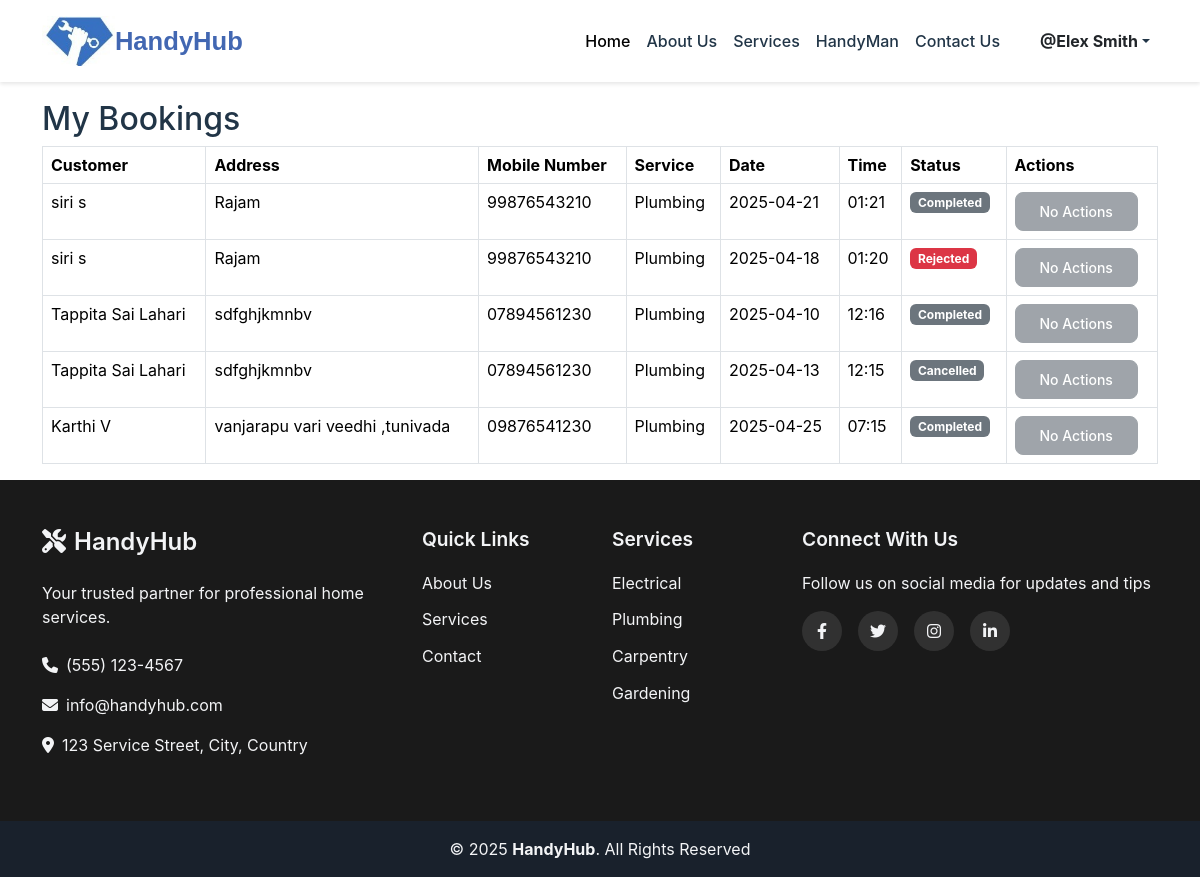
/provider-bookings (signed in), run on the app's committed database.
### HandyHub/Handy/models.py (models this page shows, shortened)
class Provider(db.Model, UserMixin):
    id = db.Column(db.Integer, primary_key=True)
    first_name = db.Column(db.String(100), nullable=False)
    last_name = db.Column(db.String(100), nullable=False)
    business_name = db.Column(db.String(100), nullable=False)
    email = db.Column(db.String(120), unique=True, nullable=False, index=True)
    phone = db.Column(db.String(15), unique=True, nullable=False, index=True)
    password_hash = db.Column(db.String(256), nullable=False)
    service_id = db.Column(db.Integer, db.ForeignKey('service.id'), nullable=False)
    service = db.relationship('Service', backref=db.backref('providers', lazy=True))
    service_price = db.Column(db.Float, nullable=False, default=0.0)
    experience = db.Column(db.Integer, nullable=True)
    image = db.Column(db.String(255), nullable=True, default='default.png')
    location = db.Column(db.String(255), nullable=True)
    rating = db.Column(db.Float, default=0.0)
    role = db.Column(db.String(20), nullable=False)
    created_at = db.Column(db.DateTime, default=datetime.utcnow)

class Booking(db.Model):
    id = db.Column(db.Integer, primary_key=True)
    customer_id = db.Column(db.Integer, db.ForeignKey('user.id'), nullable=False)
    provider_id = db.Column(db.Integer, db.ForeignKey('provider.id'), nullable=False)
    service_id = db.Column(db.Integer, db.ForeignKey('service.id'), nullable=False)
    booking_date = db.Column(db.Date, nullable=False)
    booking_time = db.Column(db.Time, nullable=False)
    status = db.Column(db.String(20), default="Pending")
    feedback = db.Column(db.Text, nullable=True)
    created_at = db.Column(db.DateTime, default=datetime.utcnow)
    customer = db.relationship('User', backref=db.backref('bookings', lazy=True))
    provider = db.relationship('Provider', backref=db.backref('bookings', lazy=True))
    service = db.relationship('Service', backref=db.backref('bookings', lazy=True))

class User(db.Model, UserMixin):
    id = db.Column(db.Integer, primary_key=True)
    first_name = db.Column(db.String(100), nullable=False)
    last_name = db.Column(db.String(100), nullable=False)
    email = db.Column(db.String(120), unique=True, nullable=False, index=True)
    phone = db.Column(db.String(15), unique=True, nullable=False, index=True)
    address = db.Column(db.String(500), nullable=False)
    role = db.Column(db.String(20), nullable=False)
    image = db.Column(db.String(255), nullable=True, default='default.png')
    password_hash = db.Column(db.String(256), nullable=False)
    created_at = db.Column(db.DateTime, default=datetime.utcnow)

class Service(db.Model):
    id = db.Column(db.Integer, primary_key=True)
    name = db.Column(db.String(100), unique=True, nullable=False)
    description = db.Column(db.Text, nullable=True)

### HandyHub/Handy/views.py (the view)
@views.route('/provider-bookings')
@login_required
def provider_bookings():
    bookings = Booking.query.filter_by(provider_id=current_user.id).order_by(Booking.created_at.desc()).all()
    return render_template('provider_bookings.html', bookings=bookings)

### HandyHub/Handy/templates/provider_bookings.html
{% extends "base.html" %}
{% block content %}
<div class="container mt-4">
    <h2>My Bookings</h2>
    {% if bookings %}
    <table class="table table-bordered">
        <thead>
            <tr>
                <th>Customer</th>
                <th>Address</th>
                <th>Mobile Number</th>
                <th>Service</th>
                <th>Date</th>
                <th>Time</th>
                <th>Status</th>
                <th>Actions</th>
            </tr>
        </thead>
        <tbody>
            {% for booking in bookings %}
            <tr>
                <td>{{ booking.customer.first_name }} {{ booking.customer.last_name }}</td>
                <td>{{booking.customer.address}}</td>
                <td>{{booking.customer.phone}}</td>
                <td>{{ booking.service.name }}</td>
                <td>{{ booking.booking_date.strftime('%Y-%m-%d') }}</td>
                <td>{{ booking.booking_time.strftime('%H:%M') }}</td>
                <td>
                    {% if booking.status == "Pending" %}
                        <span class="badge bg-warning">{{ booking.status }}</span>
                    {% elif booking.status == "Confirmed" %}
                        <span class="badge bg-success">{{ booking.status }}</span>
                    {% elif booking.status == "Rejected" %}
                        <span class="badge bg-danger">{{ booking.status }}</span>
                    {% else %}
                        <span class="badge bg-secondary">{{ booking.status }}</span>
                    {% endif %}
                </td>
                <td>
                    {% if booking.status == "Pending" %}
                        <form action="{{ url_for('views.confirm_booking', booking_id=booking.id) }}" method="POST" style="display:inline;">
                            <button type="submit" class="btn btn-success btn-sm">Confirm</button>
                        </form>
                        <form action="{{ url_for('views.reject_booking', booking_id=booking.id) }}" method="POST" style="display:inline;">
                            <button type="submit" class="btn btn-danger btn-sm">Reject</button>
                        </form>
                    {% elif booking.status == "Confirmed" %}
                        <form action="{{ url_for('views.complete_booking', booking_id=booking.id) }}" method="POST" style="display:inline;">
                            <button type="submit" class="btn btn-primary btn-sm">Mark as Completed</button>
                        </form>
                    {% elif booking.status == "Completed" %}
                            <button class="btn btn-secondary btn-sm" disabled>No Actions</button>
                    {% else %}
                        <button class="btn btn-secondary btn-sm" disabled>No Actions</button>
                    {% endif %}
                </td>
            </tr>
            {% endfor %}
        </tbody>
    </table>
    {% else %}
    <p>No bookings available.</p>
    {% endif %}
</div>
{% endblock %}

### HandyHub/Handy/templates/base.html (shortened to what this page needs)
<html lang="en">
  <head>
    <link href="https://cdn.jsdelivr.net/npm/bootstrap@5.3.2/dist/css/bootstrap.min.css" rel="stylesheet">
    <link rel="stylesheet" href="{{url_for('static' ,filename='styles.css')}}"/>
    <link rel="stylesheet" href="https://cdnjs.cloudflare.com/ajax/libs/font-awesome/6.1.1/css/all.min.css">
  </head>
  <body>
    <nav class="navbar navbar-expand-lg fixed-top">
      <div class="container">
          <img src="{{ url_for('static', filename='logo.png') }}" alt="HandyHub Logo" class="navbar-logo">
          <a class="navbar-brand" href="/">HandyHub</a>
          <div class="collapse navbar-collapse" id="navbarNav">
            <ul class="navbar-nav ms-auto">
                <li class="nav-item">
                    <a class="nav-link active" href="/">Home</a>
                </li>
                <li class="nav-item">
                    <a class="nav-link" href="{{ url_for('views.about') }}">About Us</a>
                </li>
                <li class="nav-item">
                    <a class="nav-link" href="{{ url_for('views.services') }}">Services</a>
                </li>
                <li class="nav-item">
                    <a class="nav-link" href="{{ url_for('views.handyman') }}">HandyMan</a>
                </li>
                <li class="nav-item">
                    <a class="nav-link" href="{{ url_for('views.contact') }}">Contact Us</a>
                </li>
                {% if current_user.is_authenticated %}
                <li class="nav-item dropdown ms-lg-3">
                    <a class="nav-link dropdown-toggle d-flex align-items-center" href="#" id="profileDropdown" role="button" data-bs-toggle="dropdown" aria-expanded="false">
                        <span class="ms-2 fw-bold fs-6 text-dark">@{{ current_user.first_name }} {{ current_user.last_name }}</span>
                    </a>
                </li>
                {% endif %}
            </ul>
        </div>
      </div>
  </nav>
    {% block content %}{% endblock %}
    <footer class="footer">
      <div class="footer-top py-5">
        <div class="container">
          <div class="row g-4">
            <div class="col-lg-4 col-md-6">
              <div class="footer-info">
                <h3><i class="fas fa-tools me-2"></i>HandyHub</h3>
                <p class="mb-4">Your trusted partner for professional home services.</p>
                <p><i class="fas fa-phone me-2"></i>(555) 123-4567</p>
                <p><i class="fas fa-envelope me-2"></i>info@handyhub.com</p>
                <p><i class="fas fa-map-marker-alt me-2"></i>123 Service Street, City, Country</p>
              </div>
            </div>
            <div class="col-lg-4 col-md-6">
              <div class="row">
                <div class="col-6">
                  <h4>Quick Links</h4>
                  <ul class="footer-links">
                    <li><a href="{{ url_for('views.about') }}">About Us</a></li>
                    <li><a href="{{ url_for('views.services') }}">Services</a></li>
                    <li><a href="{{ url_for('views.contact') }}">Contact</a></li>
                  </ul>
                </div>
                <div class="col-6">
                  <h4>Services</h4>
                  <ul class="footer-links">
                    <li><a href="{{ url_for('views.services') }}#electrical">Electrical</a></li>
                    <li><a href="{{ url_for('views.services') }}#plumbing">Plumbing</a></li>
                    <li><a href="{{ url_for('views.services') }}#carpentry">Carpentry</a></li>
                    <li><a href="{{ url_for('views.services') }}#gardening">Gardening</a></li>
                  </ul>
                </div>
              </div>
            </div>
            <div class="col-lg-4 col-md-12">
              <h4>Connect With Us</h4>
              <p class="mb-3">Follow us on social media for updates and tips</p>
              <div class="social-links mb-4">
                <a href="https://www.facebook.com" class="facebook"><i class="fa-brands fa-facebook-f"></i></a>
                <a href="https://twitter.com" class="twitter"><i class="fa-brands fa-twitter"></i></a>
                <a href="https://instagram.com" class="instagram"><i class="fa-brands fa-instagram"></i></a>
                <a href="https://linkedin.com" class="fa-brands fa-linkedin-in"></a>
              </div>
            </div>
          </div>
        </div>
      </div>
      <div class="footer-bottom py-3">
        <div class="container text-center">
          <div class="copyright">
            © <span id="currentYear">2024</span> <strong>HandyHub</strong>. All Rights Reserved
          </div>
        </div>
      </div>
    </footer>
  </body>
</html>

### HandyHub/Handy/static/styles.css (style rules this page uses)
:root { --primary-color: #4267B2; --secondary-color: #4267B2; --text-color: #213547; --bg-color: #ffffff; --footer-bg: #1f2937; --footer-text: #f3f4f6; }
body { margin: 0; font-family: 'Inter', system-ui, -apple-system, sans-serif; color: var(--text-color); background-color: var(--bg-color); padding-top: 76px; }
.navbar { background-color: var(--bg-color); box-shadow: 0 2px 4px rgba(0,0,0,0.1); padding: 1rem 0; display: flex; justify-content: space-between; }
.navbar-brand { font-family: 'Poppins', sans-serif; font-weight: 600; color:#4267B2; font-size: 1.6rem; text-decoration: none; display: flex; align-items: center; }
.nav-link { font-weight: 500; color: var(--text-color); padding: 0.5rem 1rem; transition: color 0.3s ease; }
.navbar-logo { height: 50px; max-width: 100px; width: auto; }
.footer { background-color: #1a1a1a; color: #fff; }
.footer-top { background-color: #1a1a1a; }
.footer-bottom { background-color: #111; }
.footer { background-color: var(--footer-bg); color: var(--footer-text); }
.footer-top { padding: 60px 0; }
.footer h3 { font-size: 1.5rem; margin-bottom: 1.5rem; font-weight: 600; }
.footer h4 { font-size: 1.2rem; margin-bottom: 1.2rem; font-weight: 600; }
.footer-links { list-style: none; padding: 0; margin: 0; }
.footer-links li { margin-bottom: 0.8rem; }
.footer-links a { color: var(--footer-text); text-decoration: none; transition: color 0.3s ease; display: inline-flex; align-items: center; }
.social-links { display: flex; gap: 1rem; }
.social-links a { display: inline-flex; align-items: center; justify-content: center; width: 40px; height: 40px; border-radius: 50%; background: rgba(255, 255, 255, 0.1); color: var(--footer-text); text-decoration: none; transition: all 0.3s ease; }
.footer-bottom { background: rgba(0, 0, 0, 0.2); padding: 1rem 0; }
.btn { padding: 0.5rem 1.5rem; font-weight: 500; border-radius: 0.5rem; transition: all 0.3s ease; }

### data on the page
Provider: first_name "Elex", last_name "Smith"
Booking: customer.first_name "siri", customer.last_name "s", customer.address "Rajam", customer.phone "99876543210", service.name "Plumbing", booking_date "2025-04-21", booking_time "01:21", status "Completed", shows "No Actions"
Booking: customer.first_name "siri", customer.last_name "s", customer.address "Rajam", customer.phone "99876543210", service.name "Plumbing", booking_date "2025-04-18", booking_time "01:20", status "Rejected", shows "No Actions"
Booking: customer.first_name "Tappita", customer.last_name "Sai Lahari", customer.address "sdfghjkmnbv", customer.phone "07894561230", service.name "Plumbing", booking_date "2025-04-10", booking_time "12:16", status "Completed", shows "No Actions"
Booking: customer.first_name "Tappita", customer.last_name "Sai Lahari", customer.address "sdfghjkmnbv", customer.phone "07894561230", service.name "Plumbing", booking_date "2025-04-13", booking_time "12:15", status "Cancelled", shows "No Actions"
Booking: customer.first_name "Karthi", customer.last_name "V", customer.address "vanjarapu vari veedhi ,tunivada", customer.phone "09876541230", service.name "Plumbing", booking_date "2025-04-25", booking_time "07:15", status "Completed", shows "No Actions"
